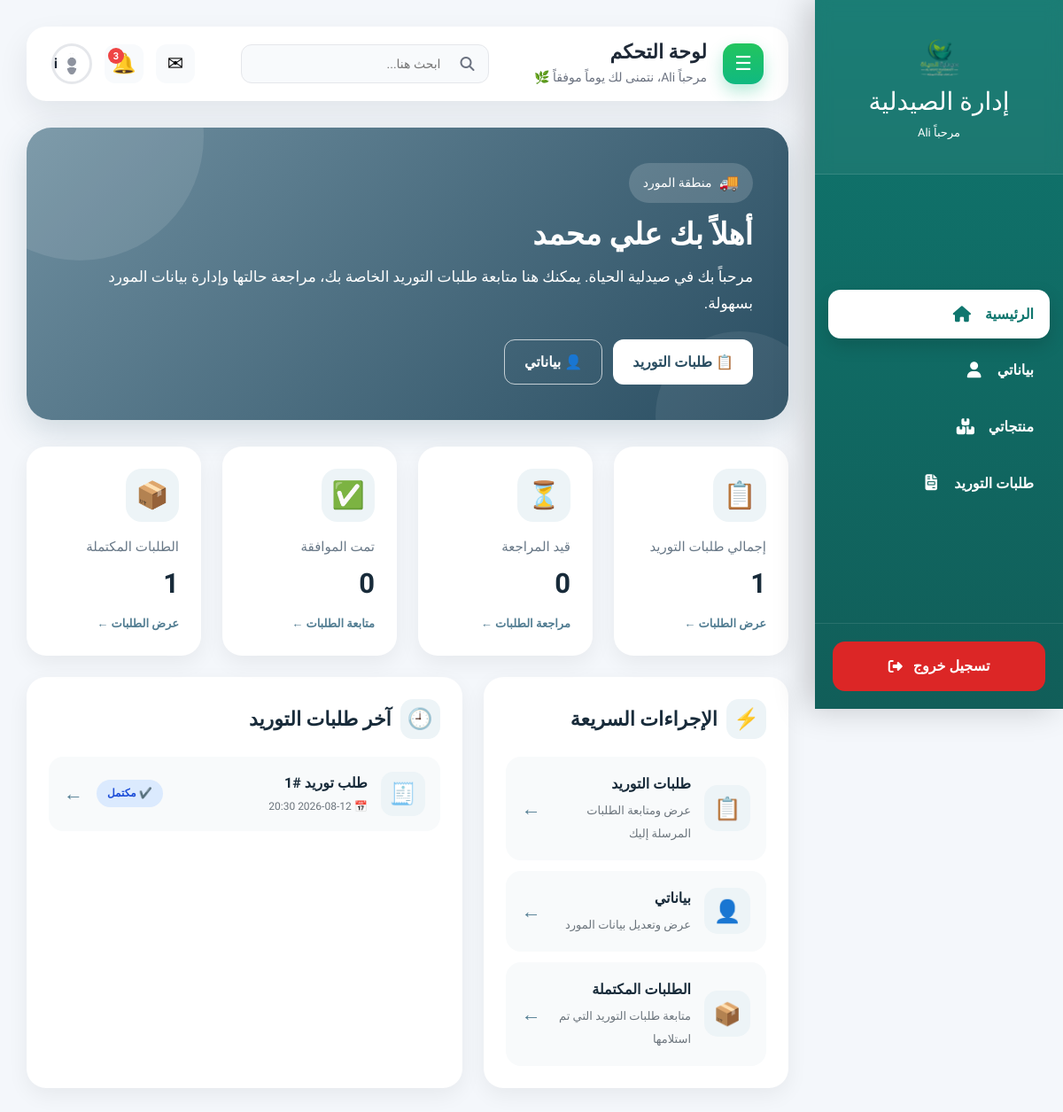
The page /dashboard/dashboard/ (signed in) on the database as committed earlier.
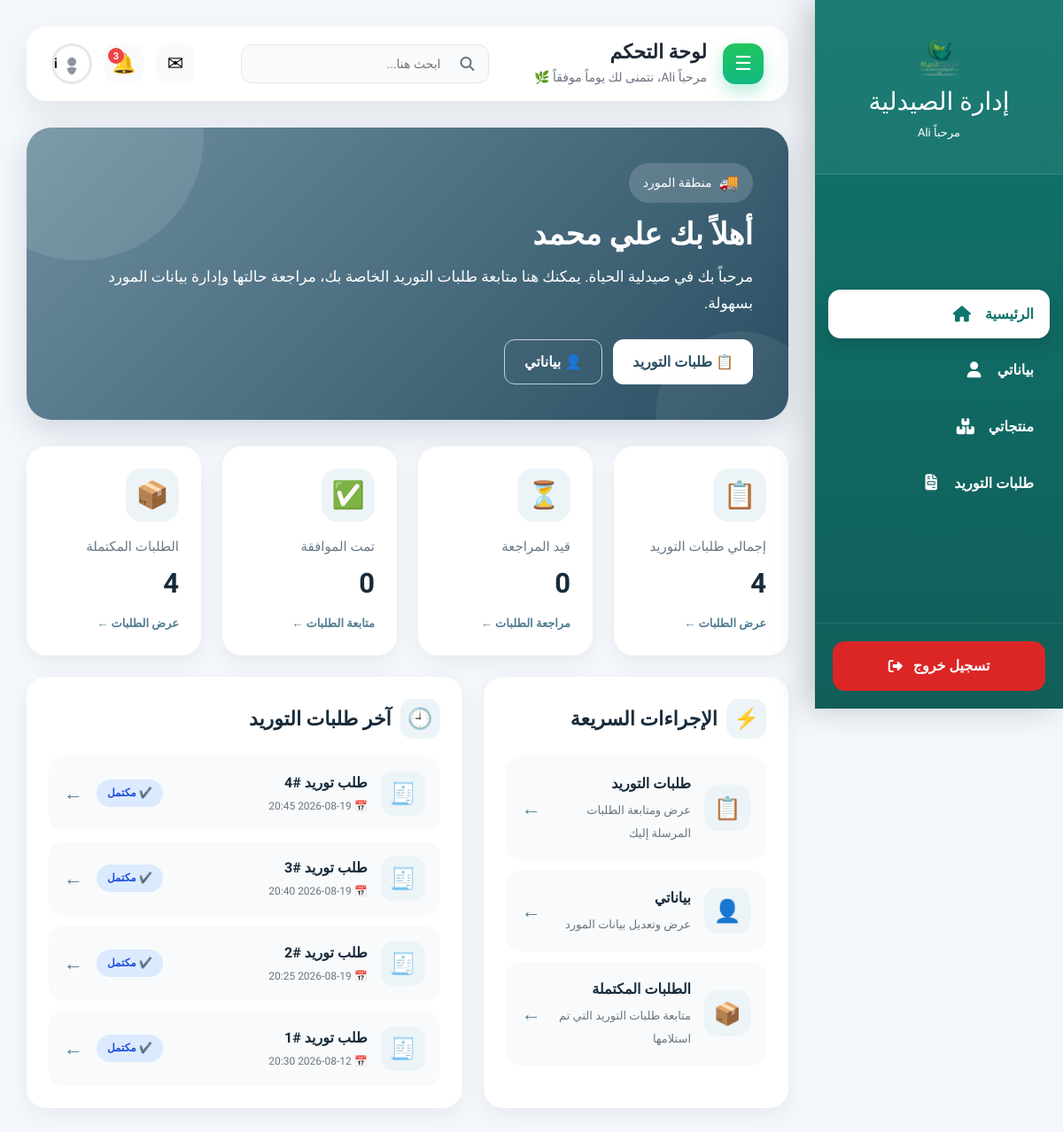
The same page on the database as committed later.
### purchases/models.py (models this page shows, shortened)
class PurchaseOrder(models.Model):
    STATUS_CHOICES = [
        ("pending", "قيد المراجعة"),
        ("approved", "تمت الموافقة"),
        ("rejected", "مرفوض"),
        ("completed", "مكتمل"),
    ]
    supplier = models.ForeignKey(
        Supplier,
        on_delete=models.CASCADE,
        related_name="purchase_orders",
        verbose_name="المورد"
    )
    status = models.CharField(
        max_length=20,
        choices=STATUS_CHOICES,
        default="pending",
        verbose_name="حالة الطلب"
    )
    notes = models.TextField(
        blank=True,
        verbose_name="ملاحظات"
    )
    created_at = models.DateTimeField(
        auto_now_add=True,
        verbose_name="تاريخ الطلب"
    )
    updated_at = models.DateTimeField(
        auto_now=True,
        verbose_name="آخر تحديث"
    )
    class Meta:
        verbose_name = "طلب توريد"
        verbose_name_plural = "طلبات التوريد"
        ordering = ["-created_at"]

### dashboard/views.py (the view, shortened to what this page needs)
# urls.py: path("dashboard/", views.home, name="dashboard"),
@login_required(login_url="login")
def home(request):
    if request.user.role == "supplier":
        supplier = get_object_or_404(
            Supplier,
            user=request.user
        )
        orders = PurchaseOrder.objects.filter(
            supplier=supplier
        ).prefetch_related(
            "items__medicine"
        ).order_by(
            "-created_at"
        )
        orders_count = orders.count()
        pending_orders_count = orders.filter(
            status="pending"
        ).count()
        approved_orders_count = orders.filter(
            status="approved"
        ).count()
        completed_orders_count = orders.filter(
            status="completed"
        ).count()
        rejected_orders_count = orders.filter(
            status="rejected"
        ).count()
        latest_orders = orders[:5]
        return render(
            request,
            "dashboard/supplier_dashboard.html",
            {
                "supplier": supplier,
                "orders_count": orders_count,
                "pending_orders_count": pending_orders_count,
                "approved_orders_count": approved_orders_count,
                "completed_orders_count": completed_orders_count,
                "rejected_orders_count": rejected_orders_count,
                "latest_orders": latest_orders,
            }
        )

### templates/dashboard/supplier_dashboard.html (shortened to what the changed rows need)
{% extends "dashboard/dashboard_base.html" %}
{% block dashboard_content %}
<div class="supplier-dashboard">
    <div class="supplier-welcome">
        <div class="supplier-welcome-content">
            <h1>
                أهلاً بك
                {{ supplier.full_name }}
            </h1>
        </div>
    </div>
    <div class="row g-4 mb-4">
        <div class="col-xl-3 col-md-6">
            <a
                href="{% url 'supplier_orders' %}"
                class="supplier-stat-link">
                <div class="supplier-stat-card">
                    <div class="supplier-stat-icon">
                        📋
                    </div>
                    <div class="supplier-stat-title">
                        إجمالي طلبات التوريد
                    </div>
                    <div class="supplier-stat-number">
                        {{ orders_count }}
                    </div>
                    <div class="supplier-stat-link-text">
                        عرض الطلبات ←
                    </div>
                </div>
            </a>
        </div>
        <div class="col-xl-3 col-md-6">
            <a
                href="{% url 'supplier_orders' %}"
                class="supplier-stat-link">
                <div class="supplier-stat-card">
                    <div class="supplier-stat-icon">
                        📦
                    </div>
                    <div class="supplier-stat-title">
                        الطلبات المكتملة
                    </div>
                    <div class="supplier-stat-number">
                        {{ completed_orders_count }}
                    </div>
                    <div class="supplier-stat-link-text">
                        عرض الطلبات ←
                    </div>
                </div>
            </a>
        </div>
    </div>
    <div class="row g-4">
        <div class="col-xl-7">
            <div class="supplier-section">
                {% if latest_orders %}
                    {% for order in latest_orders %}
                        <a
                            href="{% url 'purchase_detail' order.id %}"
                            class="supplier-order-card">
                            <div class="supplier-order-icon">
                                🧾
                            </div>
                            <div class="supplier-order-content">
                                <div class="supplier-order-number">
                                    طلب توريد #{{ order.id }}
                                </div>
                                <div class="supplier-order-date">
                                    📅
                                    {{ order.created_at|date:"Y-m-d H:i" }}
                                </div>
                            </div>
                            {% if order.status == "pending" %}
                                <span class="supplier-order-status supplier-status-pending">
                                    ⏳
                                    قيد المراجعة
                                </span>
                            {% elif order.status == "approved" %}
                                <span class="supplier-order-status supplier-status-approved">
                                    ✅
                                    تمت الموافقة
                                </span>
                            {% elif order.status == "completed" %}
                                <span class="supplier-order-status supplier-status-completed">
                                    ✔️
                                    مكتمل
                                </span>
                            {% elif order.status == "rejected" %}
                                <span class="supplier-order-status supplier-status-rejected">
                                    ❌
                                    مرفوض
                                </span>
                            {% endif %}
                            <span class="supplier-action-arrow">
                                ←
                            </span>
                        </a>
                    {% endfor %}
                {% endif %}
            </div>
        </div>
    </div>
</div>
{% endblock %}

Rows that differ between the two databases and show on the page:
added PurchaseOrder: id "4", created_at "2026-08-19 20:45", status "✔️ مكتمل"
added PurchaseOrder: id "3", created_at "2026-08-19 20:40", status "✔️ مكتمل"
added PurchaseOrder: id "2", created_at "2026-08-19 20:25", status "✔️ مكتمل"
Other text that changed with them:
{{ orders_count }}: "1" → "4"
{{ completed_orders_count }}: "1" → "4"
